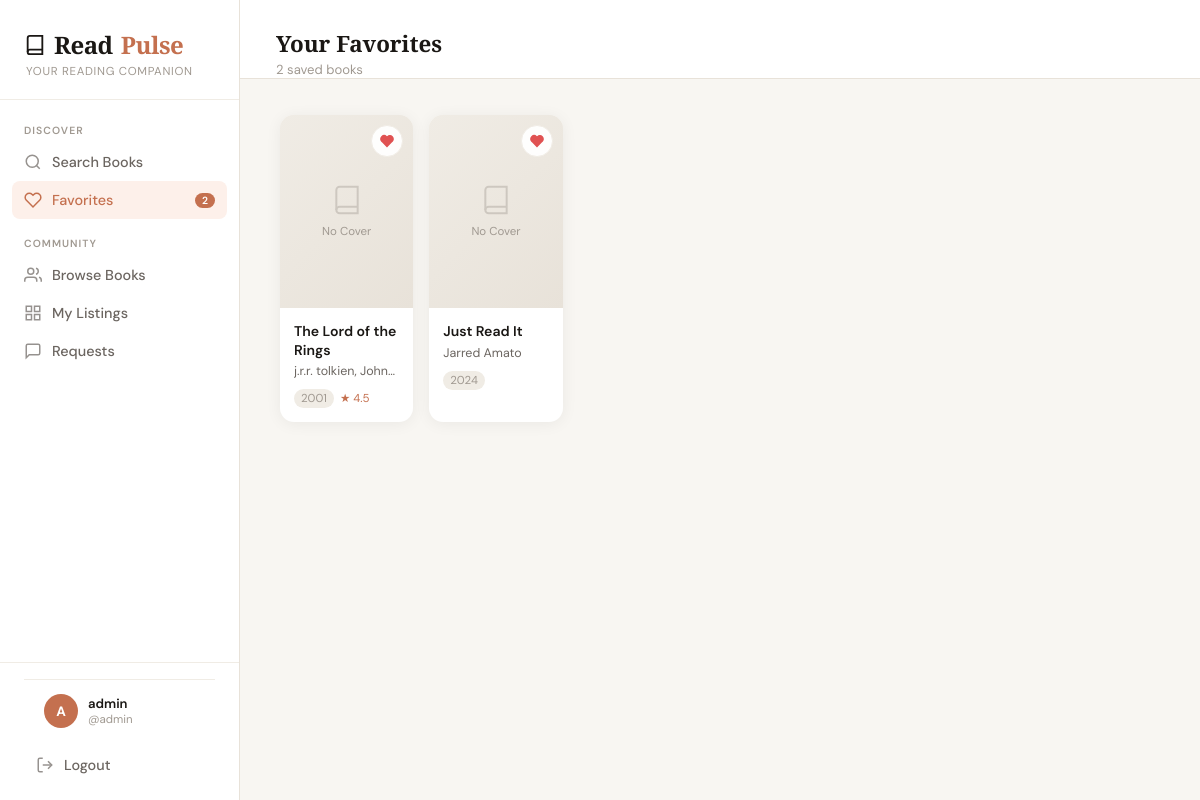
The page /favorites/ (signed in) on the database its author committed.
### books/models.py (models this page shows, shortened)
class FavoriteBook(models.Model):
    user = models.ForeignKey(User, on_delete=models.CASCADE, related_name='favorites', null=True, blank=True)
    google_books_id = models.CharField(max_length=100)
    title = models.CharField(max_length=500)
    authors = models.CharField(max_length=500, blank=True, default='')
    description = models.TextField(blank=True, default='')
    thumbnail = models.TextField(blank=True, default='')
    published_date = models.CharField(max_length=50, blank=True, default='')
    page_count = models.IntegerField(null=True, blank=True)
    categories = models.CharField(max_length=500, blank=True, default='')
    average_rating = models.FloatField(null=True, blank=True)
    created_at = models.DateTimeField(auto_now_add=True)
    class Meta:
        ordering = ['-created_at']
        unique_together = ('user', 'google_books_id')

### books/views.py (the view)
# urls.py: path('favorites/', views.favorites_page, name='favorites'),
@login_required
def favorites_page(request):
    favorites = FavoriteBook.objects.filter(user=request.user)
    return render(request, 'books/favorites.html', {
        'favorites': favorites,
        'fav_count': favorites.count(),
    })

### templates/books/favorites.html (shortened to what this page needs)
{% extends "books/base.html" %}
{% load static %}
{% block content %}
<div class="topbar">
  <div>
    <div class="topbar-title">Your Favorites</div>
    <div class="topbar-subtitle">
      <span id="fav-count">{{ favorites|length }}</span> saved book{{ favorites|length|pluralize }}
    </div>
  </div>
</div>
<div class="page-content">
  <div id="fav-area">
    {% if favorites %}
    <div class="fav-grid" id="fav-grid">
      {% for book in favorites %}
      <div class="fav-card" data-id="{{ book.google_books_id }}">
        <button class="remove-btn" data-id="{{ book.google_books_id }}" aria-label="Remove from favorites" title="Remove">
          <svg viewBox="0 0 24 24" fill="none" stroke="currentColor" stroke-width="2.5" stroke-linecap="round">
            <path d="M20.84 4.61a5.5 5.5 0 0 0-7.78 0L12 5.67l-1.06-1.06a5.5 5.5 0 0 0-7.78 7.78l1.06 1.06L12 21.23l7.78-7.78 1.06-1.06a5.5 5.5 0 0 0 0-7.78z"
              fill="#e05252" stroke="#e05252"/>
          </svg>
        </button>
        <a href="/books/{{ book.google_books_id }}/" class="book-card-link" aria-label="View details for {{ book.title }}">
          <div class="book-cover">
          </div>
          <div class="book-info">
            <div class="book-title">{{ book.title }}</div>
            {% if book.authors %}
            <div class="book-author">{{ book.authors }}</div>
            {% endif %}
            <div class="book-meta">
              {% if book.published_date %}
              <span class="book-year">{{ book.published_date|slice:":4" }}</span>
              {% endif %}
              {% if book.average_rating %}
              <span class="book-rating">★ {{ book.average_rating }}</span>
              {% endif %}
            </div>
          </div>
        </a>
      </div>
      {% endfor %}
    </div>
    {% else %}
    <div class="status-msg">
      <span class="status-icon">🤍</span>
      <p>Your favorites list is empty.</p>
      <p class="status-hint"><a href="/" style="color:var(--accent)">Search for books</a> and tap the heart to save them here.</p>
    </div>
    {% endif %}
  </div>
</div>
{% endblock %}

### templates/books/base.html (shortened to what this page needs)
{% load static %}
{% load pwa %}
<!DOCTYPE html>
<html lang="en">
<head>
  <link rel="stylesheet" href="{% static 'css/main.css' %}?v=3">
</head>
<body>
<aside class="sidebar">
  <div class="sidebar-logo">
    <a href="/" class="logo-mark">
      <svg width="22" height="22" viewBox="0 0 24 24" fill="none" stroke="currentColor" stroke-width="2">
        <path d="M4 19.5A2.5 2.5 0 0 1 6.5 17H20"/>
        <path d="M6.5 2H20v20H6.5A2.5 2.5 0 0 1 4 19.5v-15A2.5 2.5 0 0 1 6.5 2z"/>
      </svg>
      Read<span>Pulse</span>
    </a>
    <div class="logo-sub">Your reading companion</div>
  </div>
  <nav class="sidebar-nav">
    <div class="nav-label">Discover</div>
    <a href="/" class="nav-item {% if request.resolver_match.url_name == 'search' %}active{% endif %}">
      <svg class="nav-icon" viewBox="0 0 24 24" fill="none" stroke="currentColor" stroke-width="2">
        <circle cx="11" cy="11" r="8"/><path d="m21 21-4.35-4.35"/>
      </svg>
      Search Books
    </a>
    <a href="/favorites/" class="nav-item {% if request.resolver_match.url_name == 'favorites' %}active{% endif %}">
      <svg class="nav-icon" viewBox="0 0 24 24" fill="none" stroke="currentColor" stroke-width="2">
        <path d="M20.84 4.61a5.5 5.5 0 0 0-7.78 0L12 5.67l-1.06-1.06a5.5 5.5 0 0 0-7.78 7.78l1.06 1.06L12 21.23l7.78-7.78 1.06-1.06a5.5 5.5 0 0 0 0-7.78z"/>
      </svg>
      Favorites
      {% if fav_count %}
      <span class="fav-badge">{{ fav_count }}</span>
      {% endif %}
    </a>
    <div class="nav-label" style="margin-top:18px;">Community</div>
    <a href="/community/" class="nav-item {% if request.resolver_match.url_name == 'community' %}active{% endif %}">
      <svg class="nav-icon" viewBox="0 0 24 24" fill="none" stroke="currentColor" stroke-width="2">
        <path d="M17 21v-2a4 4 0 0 0-4-4H5a4 4 0 0 0-4 4v2"/>
        <circle cx="9" cy="7" r="4"/>
        <path d="M23 21v-2a4 4 0 0 0-3-3.87"/>
        <path d="M16 3.13a4 4 0 0 1 0 7.75"/>
      </svg>
      Browse Books
    </a>
    <a href="/my-listings/" class="nav-item {% if request.resolver_match.url_name == 'my_listings' %}active{% endif %}">
      <svg class="nav-icon" viewBox="0 0 24 24" fill="none" stroke="currentColor" stroke-width="2">
        <rect x="3" y="3" width="7" height="7"/><rect x="14" y="3" width="7" height="7"/>
        <rect x="14" y="14" width="7" height="7"/><rect x="3" y="14" width="7" height="7"/>
      </svg>
      My Listings
    </a>
    <a href="/requests/" class="nav-item {% if request.resolver_match.url_name == 'requests' %}active{% endif %}">
      <svg class="nav-icon" viewBox="0 0 24 24" fill="none" stroke="currentColor" stroke-width="2">
        <path d="M21 15a2 2 0 0 1-2 2H7l-4 4V5a2 2 0 0 1 2-2h14a2 2 0 0 1 2 2z"/>
      </svg>
      Requests
    </a>
  </nav>
  <div class="sidebar-footer">
    {% if user.is_authenticated %}
      <div class="sidebar-user">
        <div class="sidebar-user-avatar">{{ user.username|slice:":1"|upper }}</div>
        <div class="sidebar-user-info">
          <div class="sidebar-user-name">{{ user.get_full_name|default:user.username }}</div>
          <div class="sidebar-user-sub">@{{ user.username }}</div>
        </div>
      </div>
      <a href="{% url 'account_logout' %}" class="nav-item logout-link">
        <svg class="nav-icon" viewBox="0 0 24 24" fill="none" stroke="currentColor" stroke-width="2">
          <path d="M9 21H5a2 2 0 0 1-2-2V5a2 2 0 0 1 2-2h4"/>
          <polyline points="16 17 21 12 16 7"/>
          <line x1="21" y1="12" x2="9" y2="12"/>
        </svg>
        Logout
      </a>
    {% else %}
      <a href="{% url 'account_login' %}" class="nav-item">Login</a>
    {% endif %}
  </div>
</aside>
<main class="main">
  {% block content %}{% endblock %}
</main>
</body>
</html>

### rows shown on the page
FavoriteBook: title "The Lord of the Rings", authors "j.r.r. tolkien,…", published_date "2001", average_rating "4.5"
FavoriteBook: title "Just Read It", authors "Jarred Amato", published_date "2024"

### other values the page prints
{{ fav_count }} "2"
{{ user.username|slice:":1"|upper }} "A"
{{ user.get_full_name|default:user.username }} "admin"
{{ user.username }} "admin"
{{ favorites|length }} "2"
